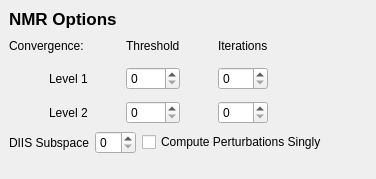
        <widget class="QWidget" name="OptionsChemicalShifts" >
         <layout class="QVBoxLayout" >
          <property name="margin" >
           <number>9</number>
          </property>
          <property name="spacing" >
           <number>6</number>
          </property>
          <item>
           <widget class="QLabel" name="label_102" >
            <property name="text" >
             <string>&lt;html>&lt;head>&lt;meta name="qrichtext" content="1" />&lt;/head>&lt;body style=" white-space: pre-wrap; font-family:Lucida Grande; font-size:13pt; font-weight:400; font-style:normal; text-decoration:none;">&lt;p style=" margin-top:0px; margin-bottom:0px; margin-left:0px; margin-right:0px; -qt-block-indent:0; text-indent:0px;">&lt;span style=" font-weight:600;">NMR Options&lt;/span>&lt;/p>&lt;/body>&lt;/html></string>
            </property>
           </widget>
          </item>
          <item>
           <layout class="QGridLayout" >
            <property name="margin" >
             <number>0</number>
            </property>
            <property name="spacing" >
             <number>6</number>
            </property>
            <item row="0" column="5" >
             <spacer>
              <property name="orientation" >
               <enum>Qt::Horizontal</enum>
              </property>
              <property name="sizeHint" >
               <size>
                <width>91</width>
                <height>22</height>
               </size>
              </property>
             </spacer>
            </item>
            <item row="0" column="4" >
             <widget class="QLabel" name="label_110" >
              <property name="text" >
               <string>Iterations</string>
              </property>
             </widget>
            </item>
            <item row="2" column="2" >
             <widget class="QSpinBox" name="dscf_convergence_level_2" />
            </item>
            <item row="2" column="4" >
             <widget class="QSpinBox" name="dscf_max_cycles_level_2" />
            </item>
            <item row="0" column="1" >
             <spacer>
              <property name="orientation" >
               <enum>Qt::Horizontal</enum>
              </property>
              <property name="sizeType" >
               <enum>QSizePolicy::Fixed</enum>
              </property>
              <property name="sizeHint" >
               <size>
                <width>32</width>
                <height>22</height>
               </size>
              </property>
             </spacer>
            </item>
            <item row="1" column="4" >
             <widget class="QSpinBox" name="dscf_max_cycles_level_1" />
            </item>
            <item row="0" column="2" >
             <widget class="QLabel" name="label_109" >
              <property name="text" >
               <string>Threshold</string>
              </property>
             </widget>
            </item>
            <item row="0" column="3" >
             <spacer>
              <property name="orientation" >
               <enum>Qt::Horizontal</enum>
              </property>
              <property name="sizeType" >
               <enum>QSizePolicy::Fixed</enum>
              </property>
              <property name="sizeHint" >
               <size>
                <width>32</width>
                <height>22</height>
               </size>
              </property>
             </spacer>
            </item>
            <item row="1" column="2" >
             <widget class="QSpinBox" name="dscf_convergence_level_1" />
            </item>
            <item row="0" column="0" >
             <widget class="QLabel" name="label_111" >
              <property name="text" >
               <string>Convergence:</string>
              </property>
             </widget>
            </item>
            <item row="1" column="0" >
             <layout class="QHBoxLayout" >
              <property name="margin" >
               <number>0</number>
              </property>
              <property name="spacing" >
               <number>6</number>
              </property>
              <item>
               <spacer>
                <property name="orientation" >
                 <enum>Qt::Horizontal</enum>
                </property>
                <property name="sizeType" >
                 <enum>QSizePolicy::Fixed</enum>
                </property>
                <property name="sizeHint" >
                 <size>
                  <width>40</width>
                  <height>31</height>
                 </size>
                </property>
               </spacer>
              </item>
              <item>
               <widget class="QLabel" name="label_107" >
                <property name="text" >
                 <string>Level 1</string>
                </property>
               </widget>
              </item>
             </layout>
            </item>
            <item row="2" column="0" >
             <layout class="QHBoxLayout" >
              <property name="margin" >
               <number>0</number>
              </property>
              <property name="spacing" >
               <number>6</number>
              </property>
              <item>
               <spacer>
                <property name="orientation" >
                 <enum>Qt::Horizontal</enum>
                </property>
                <property name="sizeType" >
                 <enum>QSizePolicy::Fixed</enum>
                </property>
                <property name="sizeHint" >
                 <size>
                  <width>40</width>
                  <height>25</height>
                 </size>
                </property>
               </spacer>
              </item>
              <item>
               <widget class="QLabel" name="label_108" >
                <property name="text" >
                 <string>Level 2</string>
                </property>
               </widget>
              </item>
             </layout>
            </item>
           </layout>
          </item>
          <item>
           <layout class="QHBoxLayout" >
            <property name="margin" >
             <number>0</number>
            </property>
            <property name="spacing" >
             <number>6</number>
            </property>
            <item>
             <widget class="QLabel" name="label_112" >
              <property name="text" >
               <string>DIIS Subspace</string>
              </property>
             </widget>
            </item>
            <item>
             <widget class="QSpinBox" name="dscf_diis_subspace" />
            </item>
            <item>
             <widget class="QCheckBox" name="dcpscf_perturbations" >
              <property name="text" >
               <string>Compute Perturbations Singly</string>
              </property>
             </widget>
            </item>
            <item>
             <spacer>
              <property name="orientation" >
               <enum>Qt::Horizontal</enum>
              </property>
              <property name="sizeHint" >
               <size>
                <width>40</width>
                <height>20</height>
               </size>
              </property>
             </spacer>
            </item>
           </layout>
          </item>
          <item>
           <spacer>
            <property name="orientation" >
             <enum>Qt::Vertical</enum>
            </property>
            <property name="sizeHint" >
             <size>
              <width>20</width>
              <height>16</height>
             </size>
            </property>
           </spacer>
          </item>
         </layout>
        </widget>
